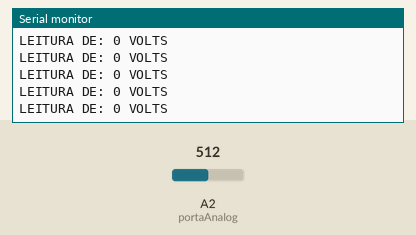
Bench run of a sketch on a simulated Arduino Uno, built with avr-gcc and run on an emulated ATmega328P. On the bench: the last lines printed to the serial monitor. The inputs (shaded band) are chosen by the test bench; at power-on: A2 (portaAnalog) = 512.

Above: at 1.2 s.
1.3 s: A2 (portaAnalog) set to 470
At 2.0 s:
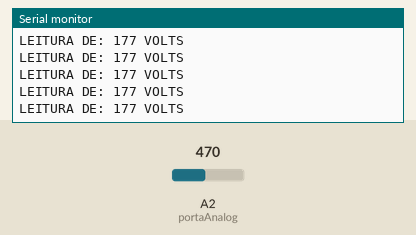
16.3 s: A2 (portaAnalog) set to 648
At 17.1 s:
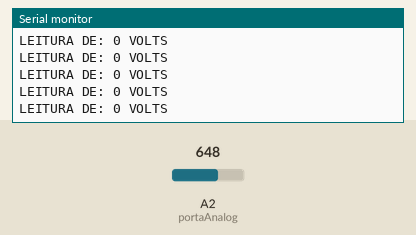
19.3 s: A2 (portaAnalog) set to 680
At 19.8 s:
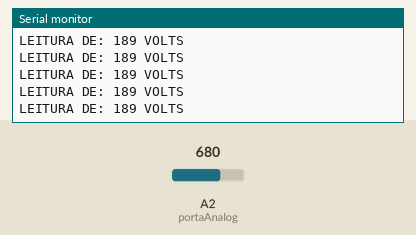
Timing chart, 0 to 22.3 s (numbered marks = the images above; inputs shaded):
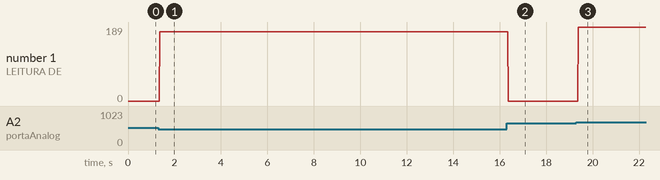

The sketch:

exemplo_voltimetro.ino
```cpp
const int portaAnalog = A2; // PORTA ANALÓGICA(A2) UTILIZADA PELO SENSOR DE TENSÃO

float valor; // DECLARAÇÃO DE VARIÁVEL QUE RECEBE O VALOR LIDO NA PORTA ANALÓGICA A2
int valFinal = 0; // DECLARAÇÃO DE VARIÁVEL QUE RECEBE O VALOR FINAL CONVERTIDO EM VOLTS AC

void setup(){
  Serial.begin(9600); // INICIALIZA A PORTA SERIAL
  pinMode(portaAnalog, INPUT); // DECLARA QUE A PORTA ANALÓGICA É UMA ENTRADA
}
void loop() {

  valFinal = 0; //REINICIA O VALOR ATUAL E ATUALIZA NA PRÓXIMA LEITURA
  valor = 0; //REINICIA O VALOR ATUAL E ATUALIZA NA PRÓXIMA LEITURA

  valor = analogRead(portaAnalog); //LEITURA DO VALOR NA PORTA ANALÓGICA(VARIA DE 0 ATÉ 1023)

  //BLOCO REFERENTE A TENSÃO DE 127V
  if ((valor > 100) & (valor < 483)) { //SE VARIÁVEL FOR MAIOR QUE 100 E MENOR QUE 483 FAZ
     valFinal = ((valor*5)/1023)*77.3; //VARIÁVEL RECEBE O VALOR GERADO PELA CONTA(O VALOR 77.3 PODE/DEVE SER ALTERADO PARA FINS DE AJUSTE DO VALOR DE TENSÃO)
  }
  //BLOCO REFERENTE A TENSÃO DE 220V
  if ((valor > 665) & (valor < 1023)) { //SE VARIÁVEL FOR MAIOR QUE 665 E MENOR QUE 1023 FAZ
     valFinal = ((valor*5)/1023)*57; //VARIÁVEL RECEBE O VALOR GERADO PELA CONTA(O VALOR 57 PODE/DEVE SER ALTERADO PARA FINS DE AJUSTE DO VALOR DE TENSÃO)
  }
  Serial.print("LEITURA DE: "); //SAÍDA NA JANELA COM INFORMAÇÕES DA PORTA SERIAL
  Serial.print(valFinal); //SAÍDA NA JANELA COM INFORMAÇÕES DA PORTA SERIAL
  Serial.println(" VOLTS"); //SAÍDA NA JANELA COM INFORMAÇÕES DA PORTA SERIAL
}
```

Measured:
- after the input at 1.3 s, the serial monitor: prints a new line after 0.08 s (image 1)
- after the input at 16.3 s, the serial monitor: prints a new line after 0.07 s (image 2)
- after the input at 19.3 s, the serial monitor: prints a new line after 0.09 s (image 3)
- plotted number 1: 0 → 177 after the input at 1.3 s, 177 → 0 after the input at 16.3 s, 0 → 189 after the input at 19.3 s
